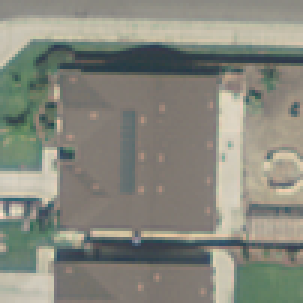
#> input picture Machine-Learning-Algorithms/Neural-Networks/Solar-Panel-Detection/train_images/image17.tif, 101 x 101 px (shown 3 times larger)
$ jupyter execute --allow-errors imagePreprocessingSegmentation.ipynb   (shell and % lines are left out)
#> lines starting #> are read from the running program, lines starting #| are printed output that depends on the picture; after the words box and inside, x2 and y2 are one past the last pixel; in counts of white or black regions, pixels touching at a corner belong together
[cell 1]
from __future__ import print_function

import matplotlib.pyplot as plt
import numpy as np
from skimage import io
from skimage.segmentation import slic, quickshift, find_boundaries, felzenszwalb
from skimage import feature
from scipy import ndimage
from skimage import exposure
from skimage.filters import rank, sobel_h, sobel_v, sobel, roberts, threshold_otsu
from skimage.filters.rank import enhance_contrast, median, mean, mean_bilateral, otsu
from skimage import color
from skimage.morphology import disk
from scipy.ndimage import morphology
from scipy.ndimage import measurements
from skimage.exposure import equalize_hist
from skimage import feature
from skimage.measure import regionprops
import matplotlib.patches as mpatches

[cell 2]
# The input image
solar = r"./train_images/image17.tif"

[cell 3]
# Convert image to numpy array
img = io.imread(solar)
#> img is the input picture: shape (101, 101, 3); mean R, G, B 134.5, 135.4, 124.9

imgGray = color.rgb2gray(img)
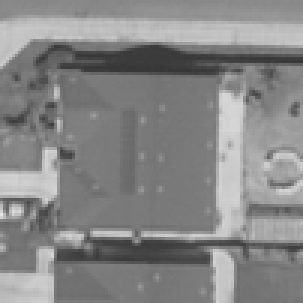
#> imgGray: shape (101, 101) float64 (shown 3 times larger); min 0.213, max 0.899, mean 0.527
equalized_image = equalize_hist(imgGray)
plt.imshow(equalized_image)
plt.show()
plt.hist(equalized_image)
plt.show()
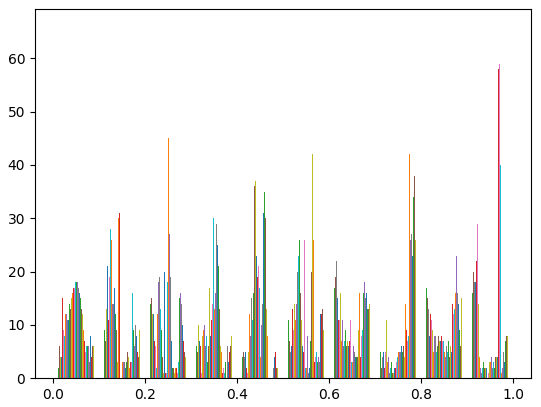
#> figure drawn by matplotlib, 1 panel; tallest bar 23 high, from x = 0.91 to 0.911; tallest bar 19 high, from x = 0.611 to 0.612

equalized_image = median(equalized_image, disk(3))
equalized_image = equalize_hist(equalized_image)
edges1 = feature.canny(equalized_image)
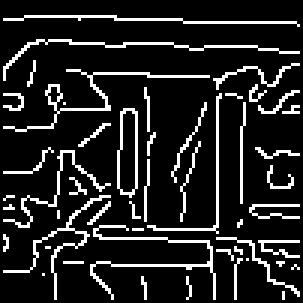
#> edges1: shape (101, 101) bool (shown 3 times larger); 13.5% white in thin lines or dots
plt.imshow(edges1)
plt.show()
fillHoles1 = morphology.binary_fill_holes(edges1)
#> fillHoles1: shape (101, 101) bool; 14.7% white in thin lines or dots
plt.imshow(fillHoles1)
plt.show()

equalized_image = enhance_contrast(equalized_image, disk(1))
equalized_image = equalize_hist(equalized_image)
edges1 = feature.canny(equalized_image)
#> edges1: shape (101, 101) bool; 13.7% white in thin lines or dots
plt.imshow(edges1)
plt.show()
fillHoles2 = morphology.binary_fill_holes(edges1)
#> fillHoles2: shape (101, 101) bool; 15% white in thin lines or dots
plt.imshow(fillHoles2)
plt.show()

equalized_image = median(equalized_image, disk(3))
equalized_image = equalize_hist(equalized_image)
edges1 = feature.canny(equalized_image)
#> edges1: shape (101, 101) bool; 12.7% white in thin lines or dots
plt.imshow(edges1)
plt.show()
fillHoles3 = morphology.binary_fill_holes(edges1)
#> fillHoles3: shape (101, 101) bool; 13.9% white in thin lines or dots
plt.imshow(fillHoles3)
plt.show()

equalized_image = enhance_contrast(equalized_image, disk(1))
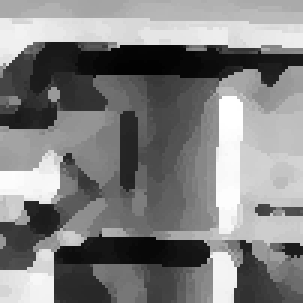
#> equalized_image: shape (101, 101) (shown 3 times larger); min 2, max 255, mean 128.3
equalized_image = equalize_hist(equalized_image)
edgesh = sobel_h(equalized_image) > 0.1
#> edgesh: shape (101, 101) bool; 9.7% white in thin lines or dots, all inside (x1, y1, x2, y2) = (0, 5, 101, 92)
edgesv = sobel_v(equalized_image) > 0.1
#> edgesv: shape (101, 101) bool; 6.2% white in thin lines or dots, all inside (x1, y1, x2, y2) = (2, 14, 101, 101)
edges1 = (edges1 + edgesh + edgesv) > 0
#> edges1: shape (101, 101) bool; 20.1% white in thin lines or dots
plt.imshow(edges1)
plt.show()
fillHoles4 = morphology.binary_fill_holes(edges1)
#> fillHoles4: shape (101, 101) bool; 22.6% white; 26 white regions (12 under 20 px), largest, box (x1, y1, x2, y2) and area: (0, 21, 101, 101) 1269, (39, 36, 49, 72) 217, (0, 5, 101, 9) 207
plt.imshow(fillHoles4)
plt.show()

img[:, :, 0] = img[:,:,0]*equalized_image
img[:, :, 1] = img[:,:,1]*equalized_image
img[:, :, 2] = img[:,:,2]*equalized_image
img = equalize_hist(img)
plt.imshow(img)
plt.show()


fillHoles5 = fillHoles1 + fillHoles2 + fillHoles3 + fillHoles4
#> fillHoles5: shape (101, 101) bool; 26% white; 25 white regions (13 under 20 px), largest, box (x1, y1, x2, y2) and area: (0, 21, 101, 101) 1663, (39, 36, 50, 74) 247, (0, 5, 101, 9) 207
plt.imshow(fillHoles5)
plt.show()

[cell 4]
maskedFillHoles = fillHoles5#*(edges1 == 0)

plt.imshow(maskedFillHoles)
#plt.savefig('./train_images/intermediate preprocess/' + 'output' + fn)

labeledRegions, _ = measurements.label(maskedFillHoles)
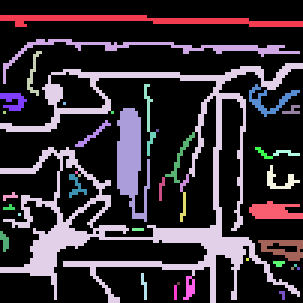
#> labeledRegions: shape (101, 101) int32 (shown 3 times larger); 43 distinct labels, from 0 to 42; one colour per label, 0 black
print(labeledRegions.shape)
#| (101, 101)
plt.imshow(labeledRegions)
plt.show()

img[:, :, 0] = img[:,:,0]*maskedFillHoles
img[:, :, 1] = img[:,:,1]*maskedFillHoles
img[:, :, 2] = img[:,:,2]*maskedFillHoles

plt.imshow(img)

[cell 5]
img = io.imread(solar)

image_label_overlay = color.label2rgb(labeledRegions, image=img, image_alpha=1)
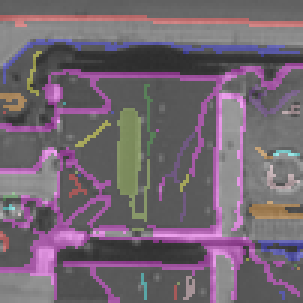
#> image_label_overlay: shape (101, 101, 3) float64 (shown 3 times larger); mean R, G, B 0.451, 0.399, 0.444

fig, (ax1, ax2) = plt.subplots(ncols=2, nrows=1, figsize = (20,20))
ax2.imshow(image_label_overlay)

ax1.imshow(img)
n = 0
for region in regionprops(labeledRegions):

    # skip small images
    if region.area < 10:
        continue

    # draw rectangle around segmented coins
    minr, minc, maxr, maxc = region.bbox
    rect = mpatches.Rectangle((minc, minr), maxc - minc, maxr - minr,
                              fill=False, edgecolor='red', linewidth=5)
    ax2.add_patch(rect)
    n += 1
#> this loop made 42 passes
#> (minr, minc, maxr, maxc) on passes 1, 2, 3, 4, 5, 6, 7, 9, 10, 13, 15, 16: (5, 0, 9, 101), (13, 1, 28, 100), (17, 9, 32, 14), (21, 0, 101, 101), (28, 48, 44, 51), (28, 83, 39, 100), (31, 0, 37, 9), (35, 94, 38, 100), (36, 39, 74, 50), (40, 25, 49, 37), (44, 49, 52, 52), (44, 55, 61, 65)
#> after the loop, n = 21

ax2.set_title("Regions Detected : " + str(n))
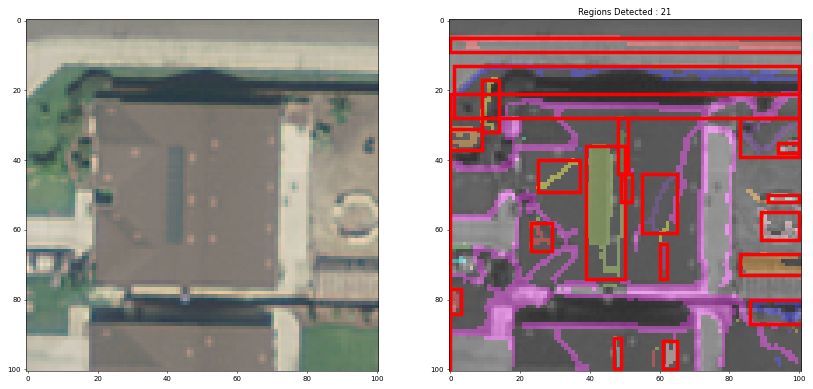
#> figure drawn by matplotlib, 2 panels

[cell 6]
from sklearn.cluster import mean_shift
img = io.imread(solar)
img = equalize_hist(img)

img[:, :, 0] = img[:,:,0]*equalized_image
img[:, :, 1] = img[:,:,1]*equalized_image
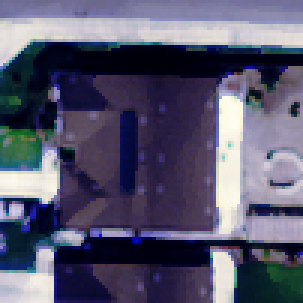
#> img: shape (101, 101, 3) float64 (shown 3 times larger); mean R, G, B 0.347, 0.343, 0.433
img[:, :, 2] = img[:,:,2]*equalized_image
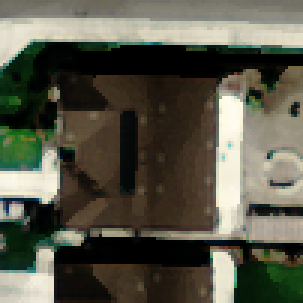
#> img: shape (101, 101, 3) float64 (shown 3 times larger); mean R, G, B 0.347, 0.343, 0.289
img = equalize_hist(img)
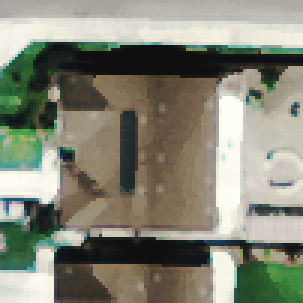
#> img: shape (101, 101, 3) float64 (shown 3 times larger); mean R, G, B 0.522, 0.526, 0.466

flat_image=np.reshape(img, [-1, 3])

#Estimate bandwidth
#> (the rest of this cell did not finish here and is left out)

$ run again, with Machine-Learning-Algorithms/Neural-Networks/Solar-Panel-Detection/train_images/image10.tif copied over Machine-Learning-Algorithms/Neural-Networks/Solar-Panel-Detection/train_images/image17.tif
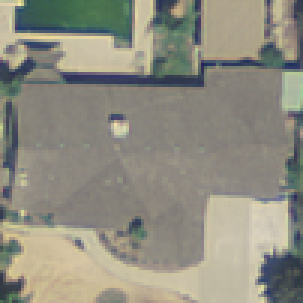
#> input picture Machine-Learning-Algorithms/Neural-Networks/Solar-Panel-Detection/train_images/image10.tif, 101 x 101 px (shown 3 times larger)
#> img is the input picture: shape (101, 101, 3); mean R, G, B 143.2, 141.2, 128.7
#> `edges1 = feature.canny(equalized_image)`:
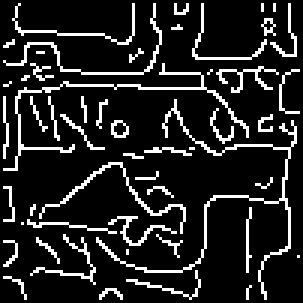
#> edges1: shape (101, 101) bool (shown 3 times larger); 13.6% white in thin lines or dots
#> fillHoles1: shape (101, 101) bool; 13.7% white in thin lines or dots
#> fillHoles2: shape (101, 101) bool; 14.4% white in thin lines or dots
#> fillHoles3: shape (101, 101) bool; 12.9% white in thin lines or dots
#> edgesh: shape (101, 101) bool; 8.1% white in thin lines or dots
#> edgesv: shape (101, 101) bool; 5.9% white in thin lines or dots
#> fillHoles4: shape (101, 101) bool; 19.8% white in thin lines or dots
#> fillHoles5: shape (101, 101) bool; 24.5% white in thin lines or dots
#> labeledRegions: shape (101, 101) int32; 65 distinct labels, from 0 to 64
#| (101, 101)
#> the loop `for region in regionprops(labeledRegions):` made 64 passes
#> (minr, minc, maxr, maxc) on passes 1, 2, 3, 4, 5, 22, 23, 24: (0, 0, 29, 53), (0, 57, 5, 64), (0, 64, 21, 100), (0, 87, 12, 92), (1, 50, 15, 61), (21, 0, 58, 84), (22, 81, 38, 101), (23, 69, 34, 81)
#> after the loop `for region in regionprops(labeledRegions):`: n = 29
#> `img = equalize_hist(img)`:
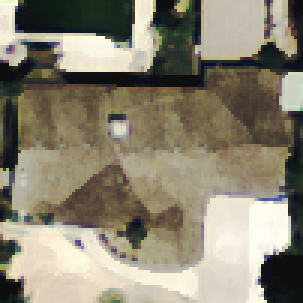
#> img: shape (101, 101, 3) float64 (shown 3 times larger); mean R, G, B 0.545, 0.52, 0.45

$ run again, with Machine-Learning-Algorithms/Neural-Networks/Solar-Panel-Detection/train_images/image100.tif copied over Machine-Learning-Algorithms/Neural-Networks/Solar-Panel-Detection/train_images/image17.tif
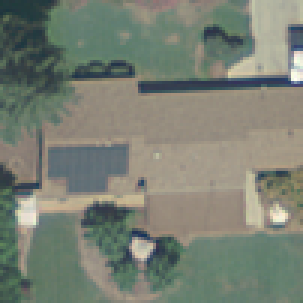
#> input picture Machine-Learning-Algorithms/Neural-Networks/Solar-Panel-Detection/train_images/image100.tif, 101 x 101 px (shown 3 times larger)
#> img is the input picture: shape (101, 101, 3); mean R, G, B 121.9, 128, 115.6
#> fillHoles1: shape (101, 101) bool; 17.3% white; 46 white regions (33 under 20 px), largest, box (x1, y1, x2, y2) and area: (14, 1, 45, 65) 503, (5, 60, 81, 97) 279, (47, 25, 100, 32) 263
#> fillHoles2: shape (101, 101) bool; 16.4% white; 58 white regions (42 under 20 px), largest, box (x1, y1, x2, y2) and area: (11, 1, 45, 65) 515, (28, 73, 81, 97) 152, (1, 55, 59, 90) 132
#> fillHoles3: shape (101, 101) bool; 16.6% white; 43 white regions (28 under 20 px), largest, box (x1, y1, x2, y2) and area: (14, 1, 45, 65) 490, (48, 24, 96, 32) 274, (8, 67, 60, 96) 208
#> edgesh: shape (101, 101) bool; 7.3% white in thin lines or dots
#> edgesv: shape (101, 101) bool; 6.4% white in thin lines or dots
#> fillHoles4: shape (101, 101) bool; 26.3% white; 31 white regions (17 under 20 px), largest, box (x1, y1, x2, y2) and area: (1, 0, 96, 100) 1165, (8, 67, 61, 101) 827, (41, 41, 101, 49) 91
#> fillHoles5: shape (101, 101) bool; 29.9% white; 28 white regions (15 under 20 px), largest, box (x1, y1, x2, y2) and area: (0, 0, 100, 101) 2262, (84, 56, 101, 74) 125, (41, 38, 101, 51) 123
#> labeledRegions: shape (101, 101) int32; 50 distinct labels, from 0 to 49
#| (101, 101)
#> the loop `for region in regionprops(labeledRegions):` made 49 passes
#> (minr, minc, maxr, maxc) on passes 1, 2, 3, 5, 8, 9, 16, 17: (0, 15, 23, 30), (0, 0, 49, 100), (1, 23, 23, 66), (1, 59, 7, 65), (8, 39, 14, 45), (8, 95, 18, 101), (30, 29, 43, 39), (35, 46, 41, 57)
#> after the loop `for region in regionprops(labeledRegions):`: n = 21
#> `img = equalize_hist(img)`:
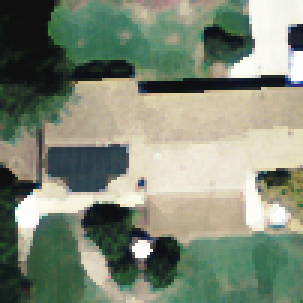
#> img: shape (101, 101, 3) float64 (shown 3 times larger); mean R, G, B 0.504, 0.541, 0.469
